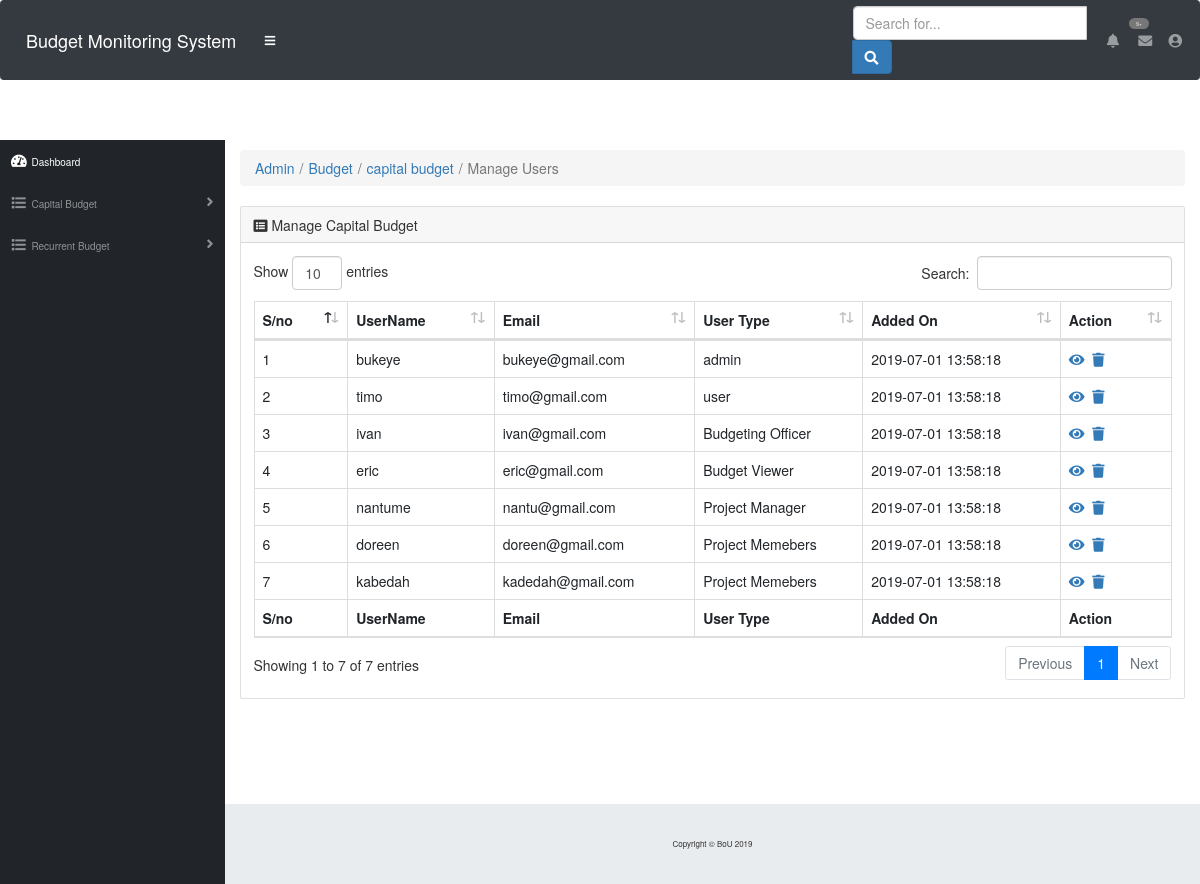
Page /BudgetViewer/manage_users.php on the committed database.
### tables this page shows
CREATE TABLE `users` (
  `id` int(11) NOT NULL,
  `username` varchar(100) DEFAULT NULL,
  `email` varchar(100) DEFAULT NULL,
  `user_type` varchar(200) DEFAULT NULL,
  `password` varchar(100) DEFAULT NULL,
  `postingDate` timestamp NOT NULL DEFAULT CURRENT_TIMESTAMP
);

### BudgetViewer/manage_users.php (the view, shortened to what this page needs)
<?php
 include('include/mainheader.php');
 include('include/config.php');
 ?>
 <div id="content-wrapper">
      <div class="container-fluid">
        <ol class="breadcrumb">
          <li class="breadcrumb-item">
            <a href="capitalbudget.php" >Admin</a></li>
             <a href="capitalbudget.php" class="breadcrumb-item">Budget</a>
            <a href="capitalbudget.php" class="breadcrumb-item">capital budget</a>
          <li class="breadcrumb-item active">Manage Users</li>
        </ol>
        <div class="card mb-3">
          <div class="card-header">
            <i class="fas fa-list-alt"></i>
            Manage Capital Budget</div>
          <div class="card-body">
            <div class="table-responsive">
              <table class="table table-bordered" id="dataTable" width="100%" cellspacing="0">
                <thead>
                  <tr>
                    <th>S/no</th>
                    <th>UserName</th>
                    <th>Email</th>
                    <th>User Type</th>
                    <th>Added On</th>
                    <th>Action</th>
                  </tr>
                </thead>
                <tfoot>
                  <tr>
                    <th>S/no</th>
                    <th>UserName</th>
                    <th>Email</th>
                    <th>User Type</th>
                    <th>Added On</th>
                    <th>Action</th>
                  </tr>
                </tfoot>
                <?php
$ret="select * from users";
$stmt= $db->prepare($ret) ;
$stmt->execute() ;
$res=$stmt->get_result();
$cnt=1;
while($row=$res->fetch_object())
    {
      ?>
<tr>
<td><?php echo $cnt;;?></td>
<td><?php echo $row->username ;?></td>
<td><?php echo $row->email;?></td>
<td><?php echo $row->user_type;?></td>
<td><?php echo $row->postingDate;?></td>
<td>
<a href="editemployee.php?id=<?php echo $row->id;?>"><i class="fa fa-eye"></i></a>&nbsp;
<a href="manage_users.php?id=<?php echo $row->id;?>" onclick="return confirm('Do you want to delete');"> <i class="fa fa-trash"></i></a>
<?php
$cnt=$cnt+1;
} ?>
</table>
</div>
</div>
      </div>
      <footer class="sticky-footer">
        <div class="container my-auto">
          <div class="copyright text-center my-auto">
            <span>Copyright © BoU 2019</span>
          </div>
        </div>
      </footer>
    </div>
  </div>

### BudgetViewer/manage_users.php (style rules this page uses)
.fa,fa-eye { background-color: ; }
.fa,fa-eye:hover { background-color: none; }

### rows in the picture
users: username "bukeye", email "bukeye@gmail.com", user_type "admin", postingDate "2019-07-01 13:58:18"
users: username "timo", email "timo@gmail.com", user_type "user", postingDate "2019-07-01 13:58:18"
users: username "ivan", email "ivan@gmail.com", user_type "Budgeting Officer", postingDate "2019-07-01 13:58:18"
users: username "eric", email "eric@gmail.com", user_type "Budget Viewer", postingDate "2019-07-01 13:58:18"
users: username "nantume", email "nantu@gmail.com", user_type "Project Manager", postingDate "2019-07-01 13:58:18"
users: username "doreen", email "doreen@gmail.com", user_type "Project Memebers", postingDate "2019-07-01 13:58:18"
users: username "kabedah", email "kadedah@gmail.com", user_type "Project Memebers", postingDate "2019-07-01 13:58:18"
